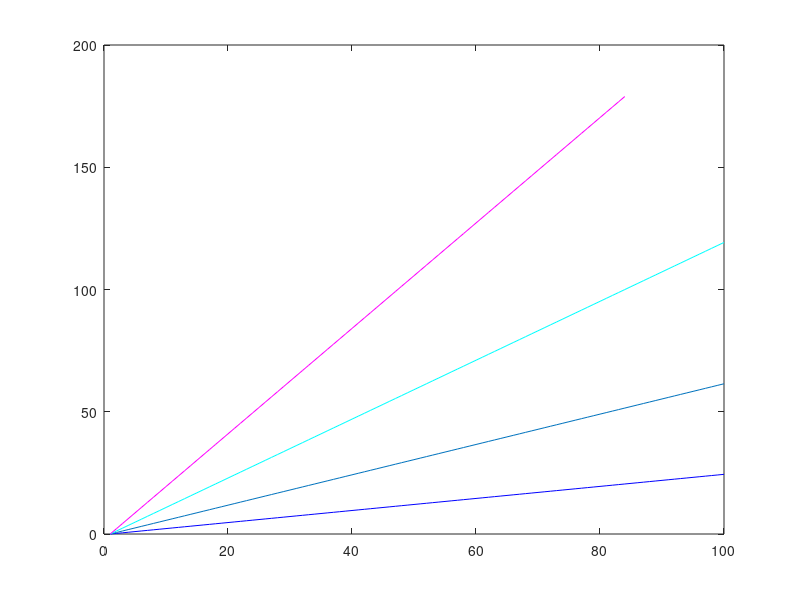

Write MATLAB code to recreate this figure.
%% becker-doring equilibrium model. constant c_1

N=100;
l=101;
phi=linspace(0,0.4,l);
c=zeros(N,l);
lng=zeros(N,l);
gamma=zeros(N,l);

r_c=1; % crowder radius
r=1; % monomer radius
r_sc=1; % spherocylinder radius
R=r/r_c;
Rsc=r_sc/r_c;

R_1=R^3 + 3*R^2 +3*R;
R_2=3*R^3+4.5*R^2;

for j=1:l
    z=phi(j)/(1-phi(j));
    lg=log(1-phi(j));
    lng(1,j)=log(1-phi(j))+(R^3 + 3*R^2 + 3*R)*z +(3*R^3 + 4.5*R^2)*z^2 + (3*R^2)*z^3;
    R=r_sc/r_c;
    for i=2:N
        L=2/3*(i*(r/r_sc)^3 - 1);
        lng(i,j)=lg+(R_1+1.5*L*(R^2+2*R+1))*z + (R_2+4.5*L*R*(R+1))*z^2+(3*R^3+4.5*L*R^2)*z^3;
    end

    for i=1:N
        gamma(i,j)=exp(lng(i,j));
    end
    
    for i=1:N
        c(i,j)=(gamma(1,j)^i)/gamma(i,j);
    end
end
x=1:N;
plot(x,log(c(:,26)),'b',x, log(c(:,51)), '-',x, log(c(:,76)), 'c',x, log(c(:,101)), 'm');

